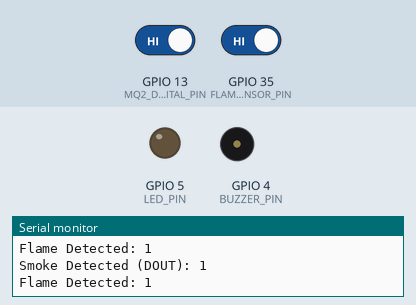
Recording of a sketch running on a simulated ESP32. Parts: output pins drawn as LEDs (lit = HIGH), buzzer (waves = sounding, pin HIGH), the last lines printed to the serial monitor. Inputs (shaded band) come from the test bench; at power-on: GPIO 13 (MQ2_DIGITAL_PIN) HIGH, GPIO 35 (FLAME_SENSOR_PIN) HIGH. WiFi joins after 1.5 s; servers stay silent unless stated; web services answer with replies made up by the test bench.

Above: at 3.2 s.
3.3 s: GPIO 13 (MQ2_DIGITAL_PIN) driven LOW
At 4.5 s:
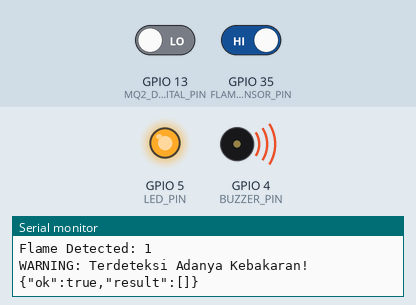
5.5 s: GPIO 13 (MQ2_DIGITAL_PIN) driven HIGH
At 7.4 s:
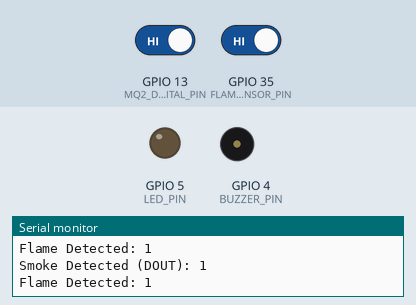
7.7 s: GPIO 35 (FLAME_SENSOR_PIN) driven LOW
At 9.0 s:
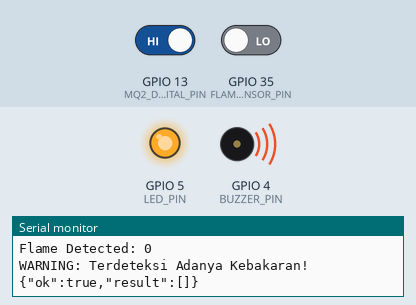
Timing chart, 0 to 10.7 s (numbered marks = the images above; inputs shaded):
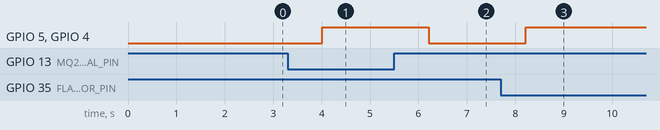

Measured:
- after the input at 3.3 s, GPIO 5 (LED_PIN), GPIO 4 (BUZZER_PIN): LOW → HIGH after 0.71 s
- after the input at 5.5 s, GPIO 5 (LED_PIN), GPIO 4 (BUZZER_PIN): HIGH → LOW after 0.71 s
- after the input at 7.7 s, GPIO 5 (LED_PIN), GPIO 4 (BUZZER_PIN): LOW → HIGH after 0.51 s

The sketch:

sensor_gas_dan_api.ino
```cpp
#include "WiFi.h"
#include <HTTPClient.h>

// Masukkan SSID (Nama WiFi) dan Password
const char* ssid = ""; // Ganti dengan SSID WiFi Anda
const char* password = ""; // Ganti dengan password WiFi Anda

// Masukkan token bot Telegram dan chat ID Anda
const char* telegramToken = ""; // Ganti dengan token bot Telegram Anda
const char* chatID = ""; // Ganti dengan chat ID Anda

// Pin Definitions
const int MQ2_DIGITAL_PIN = 13;      // Pin sensor asap (digital DOUT) di GPIO13
const int FLAME_SENSOR_PIN = 35;     // Pin sensor api (digital)
const int BUZZER_PIN = 4;            // Pin buzzer
const int LED_PIN = 5;               // Pin LED

bool buzzerActive = false;           // Untuk melacak apakah buzzer menyala

void setup() {
  Serial.begin(115200);              // Inisialisasi komunikasi serial
  pinMode(MQ2_DIGITAL_PIN, INPUT);   // Set pin sensor asap sebagai input digital
  pinMode(FLAME_SENSOR_PIN, INPUT);  // Set pin sensor api sebagai input
  pinMode(BUZZER_PIN, OUTPUT);       // Set pin buzzer sebagai output
  pinMode(LED_PIN, OUTPUT);          // Set pin LED sebagai output
  digitalWrite(BUZZER_PIN, LOW);     // Matikan buzzer awalnya
  digitalWrite(LED_PIN, LOW);        // Matikan LED awalnya

  // Sambungkan ke WiFi
  WiFi.begin(ssid, password);
  int reset = 0;
  while (WiFi.status() != WL_CONNECTED) {
    delay(1000);
    reset++;
    Serial.print("Menyambungkan ke WiFi : ");
    Serial.println(ssid);
    if (reset == 5) {
      ESP.restart();
    }
  }
  Serial.print("Berhasil Menyambungkan ke WiFi : ");
  Serial.println(ssid);
  Serial.print("IP Address : ");
  Serial.println(WiFi.localIP());
}

void loop() {
  int smokeDetected = digitalRead(MQ2_DIGITAL_PIN);  // Baca nilai DOUT dari GPIO13 (digital)
  int flameDetected = digitalRead(FLAME_SENSOR_PIN); // Baca nilai sensor api dari GPIO35

  Serial.print("Smoke Detected (DOUT): ");
  Serial.println(smokeDetected);
  Serial.print("Flame Detected: ");
  Serial.println(flameDetected);

  // Cek apakah ada asap atau api terdeteksi
  if (smokeDetected == LOW || flameDetected == LOW) {  // Sensor digital aktif rendah (LOW) menandakan deteksi
    digitalWrite(BUZZER_PIN, HIGH); // Nyalakan buzzer
    digitalWrite(LED_PIN, HIGH);    // Nyalakan LED

    if (!buzzerActive) {
      Serial.println("WARNING: Terdeteksi Adanya Kebakaran!");
      sendTelegramMessage("Warning!!! Terdeteksi Adanya Kebakaran");
      buzzerActive = true; // Tandai bahwa buzzer sudah menyala dan notifikasi dikirim
    }
  } else {
    digitalWrite(BUZZER_PIN, LOW);  // Matikan buzzer
    digitalWrite(LED_PIN, LOW);     // Matikan LED
    buzzerActive = false;           // Reset status buzzer
  }

  delay(1000); // Delay 1 detik sebelum membaca kembali
}

void sendTelegramMessage(String message) {
  if (WiFi.status() == WL_CONNECTED) {
    HTTPClient http;
    String url = "https://api.telegram.org/bot" + String(telegramToken) + "/sendMessage?chat_id=" + String(chatID) + "&text=" + message;
    http.begin(url);
    int httpResponseCode = http.GET();
    if (httpResponseCode > 0) {
      String response = http.getString();
      Serial.println(response);
    } else {
      Serial.print("Error on sending POST: ");
      Serial.println(httpResponseCode);
    }
    http.end();
  } else {
    Serial.println("Error in WiFi connection");
  }
}
```
